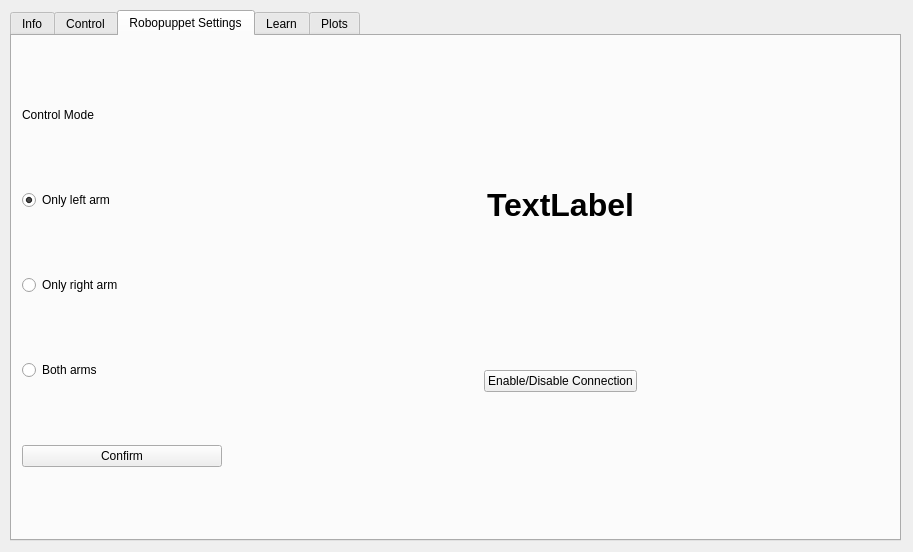
<?xml version="1.0" encoding="UTF-8"?>
<ui version="4.0">
 <class>Dialog</class>
 <widget class="QDialog" name="Dialog">
  <property name="geometry">
   <rect>
    <x>0</x>
    <y>0</y>
    <width>913</width>
    <height>552</height>
   </rect>
  </property>
  <property name="windowTitle">
   <string>Dialog</string>
  </property>
  <widget class="QTabWidget" name="tabWidget">
   <property name="geometry">
    <rect>
     <x>10</x>
     <y>10</y>
     <width>891</width>
     <height>531</height>
    </rect>
   </property>
   <property name="currentIndex">
    <number>2</number>
   </property>
   <widget class="QWidget" name="tab">
    <attribute name="title">
     <string>Info</string>
    </attribute>
    <widget class="QTabWidget" name="tabWidget_2">
     <property name="geometry">
      <rect>
       <x>0</x>
       <y>0</y>
       <width>891</width>
       <height>501</height>
      </rect>
     </property>
     <property name="tabPosition">
      <enum>QTabWidget::West</enum>
     </property>
     <property name="tabShape">
      <enum>QTabWidget::Rounded</enum>
     </property>
     <property name="currentIndex">
      <number>0</number>
     </property>
     <property name="iconSize">
      <size>
       <width>16</width>
       <height>16</height>
      </size>
     </property>
     <property name="tabsClosable">
      <bool>false</bool>
     </property>
     <property name="movable">
      <bool>false</bool>
     </property>
     <property name="tabBarAutoHide">
      <bool>true</bool>
     </property>
     <widget class="QWidget" name="tab_4">
      <attribute name="title">
       <string>Left Arm</string>
      </attribute>
      <widget class="QWidget" name="horizontalLayoutWidget">
       <property name="geometry">
        <rect>
         <x>0</x>
         <y>0</y>
         <width>861</width>
         <height>501</height>
        </rect>
       </property>
       <layout class="QHBoxLayout" name="horizontalLayout">
        <item>
         <layout class="QVBoxLayout" name="verticalLayout">
          <item>
           <widget class="QLabel" name="label_30">
            <property name="text">
             <string>Joint Name</string>
            </property>
           </widget>
          </item>
          <item>
           <widget class="QLabel" name="label_2">
            <property name="text">
             <string>Joint0</string>
            </property>
           </widget>
          </item>
          <item>
           <widget class="QLabel" name="label">
            <property name="text">
             <string>Joint1</string>
            </property>
           </widget>
          </item>
          <item>
           <widget class="QLabel" name="label_4">
            <property name="text">
             <string>Joint2</string>
            </property>
           </widget>
          </item>
          <item>
           <widget class="QLabel" name="label_3">
            <property name="text">
             <string>Joint3</string>
            </property>
           </widget>
          </item>
          <item>
           <widget class="QLabel" name="label_5">
            <property name="text">
             <string>Joint4</string>
            </property>
           </widget>
          </item>
          <item>
           <widget class="QLabel" name="label_7">
            <property name="text">
             <string>Joint5</string>
            </property>
           </widget>
          </item>
          <item>
           <widget class="QLabel" name="label_6">
            <property name="text">
             <string>Joint6</string>
            </property>
           </widget>
          </item>
         </layout>
        </item>
        <item>
         <layout class="QVBoxLayout" name="verticalLayout_3">
          <item>
           <widget class="QLabel" name="label_31">
            <property name="text">
             <string>Angle(radian)</string>
            </property>
           </widget>
          </item>
          <item>
           <widget class="QLabel" name="label_15">
            <property name="text">
             <string>j0a</string>
            </property>
           </widget>
          </item>
          <item>
           <widget class="QLabel" name="label_16">
            <property name="text">
             <string>j1a</string>
            </property>
           </widget>
          </item>
          <item>
           <widget class="QLabel" name="label_17">
            <property name="text">
             <string>j2a</string>
            </property>
           </widget>
          </item>
          <item>
           <widget class="QLabel" name="label_18">
            <property name="text">
             <string>j3a</string>
            </property>
           </widget>
          </item>
          <item>
           <widget class="QLabel" name="label_19">
            <property name="text">
             <string>j4a</string>
            </property>
           </widget>
          </item>
          <item>
           <widget class="QLabel" name="label_20">
            <property name="text">
             <string>j5a</string>
            </property>
           </widget>
          </item>
          <item>
           <widget class="QLabel" name="label_21">
            <property name="text">
             <string>j6a</string>
            </property>
           </widget>
          </item>
         </layout>
        </item>
        <item>
         <layout class="QVBoxLayout" name="verticalLayout_2">
          <item>
           <widget class="QLabel" name="label_32">
            <property name="text">
             <string>Velocity(rad/s)</string>
            </property>
           </widget>
          </item>
          <item>
           <widget class="QLabel" name="label_8">
            <property name="text">
             <string>j0v</string>
            </property>
           </widget>
          </item>
          <item>
           <widget class="QLabel" name="label_9">
            <property name="text">
             <string>j1v</string>
            </property>
           </widget>
          </item>
          <item>
           <widget class="QLabel" name="label_10">
            <property name="text">
             <string>j2v</string>
            </property>
           </widget>
          </item>
          <item>
           <widget class="QLabel" name="label_11">
            <property name="text">
             <string>j3v</string>
            </property>
           </widget>
          </item>
          <item>
           <widget class="QLabel" name="label_12">
            <property name="text">
             <string>j4v</string>
            </property>
           </widget>
          </item>
          <item>
           <widget class="QLabel" name="label_13">
            <property name="text">
             <string>j5v</string>
            </property>
           </widget>
          </item>
          <item>
           <widget class="QLabel" name="label_14">
            <property name="text">
             <string>j6v</string>
            </property>
           </widget>
          </item>
         </layout>
        </item>
        <item>
         <layout class="QVBoxLayout" name="verticalLayout_8">
          <item>
           <widget class="QLabel" name="label_34">
            <property name="text">
             <string>Cartesian Pose</string>
            </property>
           </widget>
          </item>
          <item>
           <widget class="QLabel" name="label_35">
            <property name="text">
             <string>Xpose</string>
            </property>
           </widget>
          </item>
          <item>
           <widget class="QLabel" name="label_36">
            <property name="text">
             <string>Ypose</string>
            </property>
           </widget>
          </item>
          <item>
           <widget class="QLabel" name="label_37">
            <property name="text">
             <string>Zpose</string>
            </property>
           </widget>
          </item>
         </layout>
        </item>
       </layout>
      </widget>
     </widget>
     <widget class="QWidget" name="tab_5">
      <attribute name="title">
       <string>Right Arm</string>
      </attribute>
      <widget class="QWidget" name="horizontalLayoutWidget_2">
       <property name="geometry">
        <rect>
         <x>0</x>
         <y>0</y>
         <width>861</width>
         <height>501</height>
        </rect>
       </property>
       <layout class="QHBoxLayout" name="horizontalLayout_5">
        <item>
         <layout class="QVBoxLayout" name="verticalLayout_9">
          <item>
           <widget class="QLabel" name="label_43">
            <property name="text">
             <string>Joint Name</string>
            </property>
           </widget>
          </item>
          <item>
           <widget class="QLabel" name="label_44">
            <property name="text">
             <string>Joint0</string>
            </property>
           </widget>
          </item>
          <item>
           <widget class="QLabel" name="label_45">
            <property name="text">
             <string>Joint1</string>
            </property>
           </widget>
          </item>
          <item>
           <widget class="QLabel" name="label_46">
            <property name="text">
             <string>Joint2</string>
            </property>
           </widget>
          </item>
          <item>
           <widget class="QLabel" name="label_47">
            <property name="text">
             <string>Joint3</string>
            </property>
           </widget>
          </item>
          <item>
           <widget class="QLabel" name="label_48">
            <property name="text">
             <string>Joint4</string>
            </property>
           </widget>
          </item>
          <item>
           <widget class="QLabel" name="label_49">
            <property name="text">
             <string>Joint5</string>
            </property>
           </widget>
          </item>
          <item>
           <widget class="QLabel" name="label_50">
            <property name="text">
             <string>Joint6</string>
            </property>
           </widget>
          </item>
         </layout>
        </item>
        <item>
         <layout class="QVBoxLayout" name="verticalLayout_10">
          <item>
           <widget class="QLabel" name="label_51">
            <property name="text">
             <string>Angle(radian)</string>
            </property>
           </widget>
          </item>
          <item>
           <widget class="QLabel" name="label_52">
            <property name="text">
             <string>j0a</string>
            </property>
           </widget>
          </item>
          <item>
           <widget class="QLabel" name="label_53">
            <property name="text">
             <string>j1a</string>
            </property>
           </widget>
          </item>
          <item>
           <widget class="QLabel" name="label_54">
            <property name="text">
             <string>j2a</string>
            </property>
           </widget>
          </item>
          <item>
           <widget class="QLabel" name="label_55">
            <property name="text">
             <string>j3a</string>
            </property>
           </widget>
          </item>
          <item>
           <widget class="QLabel" name="label_56">
            <property name="text">
             <string>j4a</string>
            </property>
           </widget>
          </item>
          <item>
           <widget class="QLabel" name="label_57">
            <property name="text">
             <string>j5a</string>
            </property>
           </widget>
          </item>
          <item>
           <widget class="QLabel" name="label_58">
            <property name="text">
             <string>j6a</string>
            </property>
           </widget>
          </item>
         </layout>
        </item>
        <item>
         <layout class="QVBoxLayout" name="verticalLayout_11">
          <item>
           <widget class="QLabel" name="label_59">
            <property name="text">
             <string>Velocity(rad/s)</string>
            </property>
           </widget>
          </item>
          <item>
           <widget class="QLabel" name="label_60">
            <property name="text">
             <string>j0v</string>
            </property>
           </widget>
          </item>
          <item>
           <widget class="QLabel" name="label_61">
            <property name="text">
             <string>j1v</string>
            </property>
           </widget>
          </item>
          <item>
           <widget class="QLabel" name="label_62">
            <property name="text">
             <string>j2v</string>
            </property>
           </widget>
          </item>
          <item>
           <widget class="QLabel" name="label_63">
            <property name="text">
             <string>j3v</string>
            </property>
           </widget>
          </item>
          <item>
           <widget class="QLabel" name="label_64">
            <property name="text">
             <string>j4v</string>
            </property>
           </widget>
          </item>
          <item>
           <widget class="QLabel" name="label_65">
            <property name="text">
             <string>j5v</string>
            </property>
           </widget>
          </item>
          <item>
           <widget class="QLabel" name="label_66">
            <property name="text">
             <string>j6v</string>
            </property>
           </widget>
          </item>
         </layout>
        </item>
        <item>
         <layout class="QVBoxLayout" name="verticalLayout_12">
          <item>
           <widget class="QLabel" name="label_67">
            <property name="text">
             <string>Cartesian Pose</string>
            </property>
           </widget>
          </item>
          <item>
           <widget class="QLabel" name="label_68">
            <property name="text">
             <string>Xpose</string>
            </property>
           </widget>
          </item>
          <item>
           <widget class="QLabel" name="label_69">
            <property name="text">
             <string>Ypose</string>
            </property>
           </widget>
          </item>
          <item>
           <widget class="QLabel" name="label_70">
            <property name="text">
             <string>Zpose</string>
            </property>
           </widget>
          </item>
         </layout>
        </item>
       </layout>
      </widget>
     </widget>
    </widget>
   </widget>
   <widget class="QWidget" name="tab_2">
    <attribute name="title">
     <string>Control</string>
    </attribute>
    <widget class="QWidget" name="verticalLayoutWidget_6">
     <property name="geometry">
      <rect>
       <x>440</x>
       <y>10</y>
       <width>431</width>
       <height>241</height>
      </rect>
     </property>
     <layout class="QVBoxLayout" name="verticalLayout_6">
      <item>
       <widget class="QLabel" name="label_41">
        <property name="text">
         <string>Current Cartesian Position</string>
        </property>
        <property name="alignment">
         <set>Qt::AlignCenter</set>
        </property>
       </widget>
      </item>
      <item>
       <layout class="QHBoxLayout" name="horizontalLayout_4">
        <item>
         <widget class="QLabel" name="label_38">
          <property name="text">
           <string>Xpose</string>
          </property>
         </widget>
        </item>
        <item>
         <widget class="QLabel" name="label_39">
          <property name="text">
           <string>Ypose</string>
          </property>
         </widget>
        </item>
        <item>
         <widget class="QLabel" name="label_40">
          <property name="text">
           <string>Zpose</string>
          </property>
         </widget>
        </item>
       </layout>
      </item>
      <item>
       <widget class="QLabel" name="label_33">
        <property name="text">
         <string>Desire Cartesian Position</string>
        </property>
        <property name="alignment">
         <set>Qt::AlignCenter</set>
        </property>
       </widget>
      </item>
      <item>
       <layout class="QHBoxLayout" name="horizontalLayout_3">
        <item>
         <widget class="QLineEdit" name="lineEdit"/>
        </item>
        <item>
         <widget class="QLineEdit" name="lineEdit_2"/>
        </item>
        <item>
         <widget class="QLineEdit" name="lineEdit_3"/>
        </item>
       </layout>
      </item>
      <item>
       <widget class="QPushButton" name="pushButton">
        <property name="text">
         <string>Go(Currently not availble)</string>
        </property>
       </widget>
      </item>
      <item>
       <widget class="QPushButton" name="pushButton_2">
        <property name="text">
         <string>Home Kinova Arm</string>
        </property>
       </widget>
      </item>
     </layout>
    </widget>
    <widget class="QWidget" name="verticalLayoutWidget">
     <property name="geometry">
      <rect>
       <x>20</x>
       <y>10</y>
       <width>401</width>
       <height>481</height>
      </rect>
     </property>
     <layout class="QVBoxLayout" name="verticalLayout_19">
      <item>
       <widget class="QLabel" name="label_93">
        <property name="sizePolicy">
         <sizepolicy hsizetype="Preferred" vsizetype="MinimumExpanding">
          <horstretch>0</horstretch>
          <verstretch>0</verstretch>
         </sizepolicy>
        </property>
        <property name="maximumSize">
         <size>
          <width>16777215</width>
          <height>20</height>
         </size>
        </property>
        <property name="text">
         <string>Angle Control</string>
        </property>
        <property name="alignment">
         <set>Qt::AlignCenter</set>
        </property>
       </widget>
      </item>
      <item>
       <layout class="QHBoxLayout" name="horizontalLayout_8">
        <item>
         <layout class="QVBoxLayout" name="verticalLayout_7">
          <item>
           <widget class="QLabel" name="label_28">
            <property name="maximumSize">
             <size>
              <width>16777215</width>
              <height>20</height>
             </size>
            </property>
            <property name="autoFillBackground">
             <bool>false</bool>
            </property>
            <property name="text">
             <string>Left Arm</string>
            </property>
            <property name="scaledContents">
             <bool>false</bool>
            </property>
            <property name="alignment">
             <set>Qt::AlignCenter</set>
            </property>
           </widget>
          </item>
          <item>
           <layout class="QHBoxLayout" name="horizontalLayout_2">
            <item>
             <layout class="QVBoxLayout" name="verticalLayout_4">
              <item>
               <widget class="QLabel" name="label_23">
                <property name="text">
                 <string>Joint0</string>
                </property>
               </widget>
              </item>
              <item>
               <widget class="QLabel" name="label_25">
                <property name="text">
                 <string>Joint1</string>
                </property>
               </widget>
              </item>
              <item>
               <widget class="QLabel" name="label_26">
                <property name="text">
                 <string>Joint2</string>
                </property>
               </widget>
              </item>
              <item>
               <widget class="QLabel" name="label_29">
                <property name="text">
                 <string>Joint3</string>
                </property>
               </widget>
              </item>
              <item>
               <widget class="QLabel" name="label_27">
                <property name="text">
                 <string>Joint4</string>
                </property>
               </widget>
              </item>
              <item>
               <widget class="QLabel" name="label_24">
                <property name="text">
                 <string>Joint5</string>
                </property>
               </widget>
              </item>
              <item>
               <widget class="QLabel" name="label_22">
                <property name="text">
                 <string>Joint6</string>
                </property>
               </widget>
              </item>
             </layout>
            </item>
            <item>
             <layout class="QVBoxLayout" name="verticalLayout_5">
              <item>
               <widget class="QLineEdit" name="lineEdit_4"/>
              </item>
              <item>
               <widget class="QLineEdit" name="lineEdit_5"/>
              </item>
              <item>
               <widget class="QLineEdit" name="lineEdit_6"/>
              </item>
              <item>
               <widget class="QLineEdit" name="lineEdit_7"/>
              </item>
              <item>
               <widget class="QLineEdit" name="lineEdit_8"/>
              </item>
              <item>
               <widget class="QLineEdit" name="lineEdit_9"/>
              </item>
              <item>
               <widget class="QLineEdit" name="lineEdit_10"/>
              </item>
             </layout>
            </item>
           </layout>
          </item>
         </layout>
        </item>
        <item>
         <layout class="QVBoxLayout" name="verticalLayout_16">
          <item>
           <widget class="QLabel" name="label_85">
            <property name="maximumSize">
             <size>
              <width>16777215</width>
              <height>20</height>
             </size>
            </property>
            <property name="autoFillBackground">
             <bool>false</bool>
            </property>
            <property name="text">
             <string>Right Arm</string>
            </property>
            <property name="scaledContents">
             <bool>false</bool>
            </property>
            <property name="alignment">
             <set>Qt::AlignCenter</set>
            </property>
           </widget>
          </item>
          <item>
           <layout class="QHBoxLayout" name="horizontalLayout_7">
            <item>
             <layout class="QVBoxLayout" name="verticalLayout_17">
              <item>
               <widget class="QLabel" name="label_86">
                <property name="text">
                 <string>Joint0</string>
                </property>
               </widget>
              </item>
              <item>
               <widget class="QLabel" name="label_87">
                <property name="text">
                 <string>Joint1</string>
                </property>
               </widget>
              </item>
              <item>
               <widget class="QLabel" name="label_88">
                <property name="text">
                 <string>Joint2</string>
                </property>
               </widget>
              </item>
              <item>
               <widget class="QLabel" name="label_89">
                <property name="text">
                 <string>Joint3</string>
                </property>
               </widget>
              </item>
              <item>
               <widget class="QLabel" name="label_90">
                <property name="text">
                 <string>Joint4</string>
                </property>
               </widget>
              </item>
              <item>
               <widget class="QLabel" name="label_91">
                <property name="text">
                 <string>Joint5</string>
                </property>
               </widget>
              </item>
              <item>
               <widget class="QLabel" name="label_92">
                <property name="text">
                 <string>Joint6</string>
                </property>
               </widget>
              </item>
             </layout>
            </item>
            <item>
             <layout class="QVBoxLayout" name="verticalLayout_18">
              <item>
               <widget class="QLineEdit" name="lineEdit_11"/>
              </item>
              <item>
               <widget class="QLineEdit" name="lineEdit_12"/>
              </item>
              <item>
               <widget class="QLineEdit" name="lineEdit_13"/>
              </item>
              <item>
               <widget class="QLineEdit" name="lineEdit_14"/>
              </item>
              <item>
               <widget class="QLineEdit" name="lineEdit_15"/>
              </item>
              <item>
               <widget class="QLineEdit" name="lineEdit_16"/>
              </item>
              <item>
               <widget class="QLineEdit" name="lineEdit_17"/>
              </item>
             </layout>
            </item>
           </layout>
          </item>
         </layout>
        </item>
       </layout>
      </item>
      <item>
       <widget class="QPushButton" name="refreshButton">
        <property name="text">
         <string>Get Current Angle</string>
        </property>
       </widget>
      </item>
      <item>
       <widget class="QPushButton" name="setAngleButton">
        <property name="text">
         <string>Set Angle</string>
        </property>
       </widget>
      </item>
     </layout>
    </widget>
    <widget class="QWidget" name="verticalLayoutWidget_2">
     <property name="geometry">
      <rect>
       <x>490</x>
       <y>280</y>
       <width>351</width>
       <height>201</height>
      </rect>
     </property>
     <layout class="QVBoxLayout" name="verticalLayout_20">
      <item>
       <widget class="QLabel" name="label_94">
        <property name="maximumSize">
         <size>
          <width>16777215</width>
          <height>20</height>
         </size>
        </property>
        <property name="text">
         <string>Gripper Control</string>
        </property>
        <property name="alignment">
         <set>Qt::AlignCenter</set>
        </property>
       </widget>
      </item>
      <item>
       <layout class="QVBoxLayout" name="verticalLayout_21">
        <item>
         <layout class="QHBoxLayout" name="horizontalLayout_9">
          <item>
           <widget class="QLabel" name="label_95">
            <property name="text">
             <string> Left  </string>
            </property>
           </widget>
          </item>
          <item>
           <widget class="QSlider" name="leftGripperSlider">
            <property name="maximum">
             <number>10</number>
            </property>
            <property name="pageStep">
             <number>2</number>
            </property>
            <property name="orientation">
             <enum>Qt::Horizontal</enum>
            </property>
           </widget>
          </item>
         </layout>
        </item>
        <item>
         <layout class="QHBoxLayout" name="horizontalLayout_10">
          <item>
           <widget class="QLabel" name="label_96">
            <property name="text">
             <string> Right </string>
            </property>
           </widget>
          </item>
          <item>
           <widget class="QSlider" name="rightGripperSlider">
            <property name="maximum">
             <number>10</number>
            </property>
            <property name="pageStep">
             <number>2</number>
            </property>
            <property name="orientation">
             <enum>Qt::Horizontal</enum>
            </property>
           </widget>
          </item>
         </layout>
        </item>
       </layout>
      </item>
     </layout>
    </widget>
   </widget>
   <widget class="QWidget" name="tab_6">
    <attribute name="title">
     <string>Robopuppet Settings</string>
    </attribute>
    <widget class="QWidget" name="horizontalLayoutWidget_3">
     <property name="geometry">
      <rect>
       <x>10</x>
       <y>10</y>
       <width>871</width>
       <height>481</height>
      </rect>
     </property>
     <layout class="QHBoxLayout" name="horizontalLayout_6">
      <item>
       <layout class="QVBoxLayout" name="verticalLayout_13">
        <item>
         <widget class="QLabel" name="label_71">
          <property name="maximumSize">
           <size>
            <width>16777215</width>
            <height>20</height>
           </size>
          </property>
          <property name="text">
           <string>Control Mode</string>
          </property>
         </widget>
        </item>
        <item>
         <widget class="QRadioButton" name="radioButton">
          <property name="text">
           <string>Only left arm</string>
          </property>
          <property name="checked">
           <bool>true</bool>
          </property>
         </widget>
        </item>
        <item>
         <widget class="QRadioButton" name="radioButton_2">
          <property name="text">
           <string>Only right arm</string>
          </property>
         </widget>
        </item>
        <item>
         <widget class="QRadioButton" name="radioButton_3">
          <property name="text">
           <string>Both arms</string>
          </property>
         </widget>
        </item>
        <item>
         <widget class="QPushButton" name="setRPButton">
          <property name="maximumSize">
           <size>
            <width>200</width>
            <height>16777215</height>
           </size>
          </property>
          <property name="text">
           <string>Confirm</string>
          </property>
         </widget>
        </item>
       </layout>
      </item>
      <item>
       <layout class="QVBoxLayout" name="verticalLayout_14">
        <item>
         <widget class="QLabel" name="label_72">
          <property name="maximumSize">
           <size>
            <width>16777215</width>
            <height>50</height>
           </size>
          </property>
          <property name="font">
           <font>
            <pointsize>24</pointsize>
            <weight>75</weight>
            <bold>true</bold>
           </font>
          </property>
          <property name="text">
           <string>TextLabel</string>
          </property>
          <property name="alignment">
           <set>Qt::AlignCenter</set>
          </property>
         </widget>
        </item>
        <item alignment="Qt::AlignHCenter">
         <widget class="QPushButton" name="connectRPButton">
          <property name="sizePolicy">
           <sizepolicy hsizetype="Preferred" vsizetype="Fixed">
            <horstretch>0</horstretch>
            <verstretch>0</verstretch>
           </sizepolicy>
          </property>
          <property name="maximumSize">
           <size>
            <width>200</width>
            <height>16777215</height>
           </size>
          </property>
          <property name="autoFillBackground">
           <bool>false</bool>
          </property>
          <property name="text">
           <string>Enable/Disable Connection</string>
          </property>
          <property name="checkable">
           <bool>false</bool>
          </property>
         </widget>
        </item>
       </layout>
      </item>
     </layout>
    </widget>
   </widget>
   <widget class="QWidget" name="tab_3">
    <attribute name="title">
     <string>Learn</string>
    </attribute>
    <widget class="QPushButton" name="playButton">
     <property name="geometry">
      <rect>
       <x>420</x>
       <y>60</y>
       <width>101</width>
       <height>91</height>
      </rect>
     </property>
     <property name="text">
      <string>Play</string>
     </property>
    </widget>
    <widget class="QPushButton" name="recordButton">
     <property name="geometry">
      <rect>
       <x>90</x>
       <y>60</y>
       <width>101</width>
       <height>91</height>
      </rect>
     </property>
     <property name="text">
      <string>Record</string>
     </property>
    </widget>
    <widget class="QPushButton" name="stopButton">
     <property name="geometry">
      <rect>
       <x>250</x>
       <y>270</y>
       <width>101</width>
       <height>91</height>
      </rect>
     </property>
     <property name="text">
      <string>Stop</string>
     </property>
    </widget>
    <widget class="QLabel" name="label_42">
     <property name="geometry">
      <rect>
       <x>200</x>
       <y>170</y>
       <width>221</width>
       <height>71</height>
      </rect>
     </property>
     <property name="text">
      <string>I will make this nicer --- Jack</string>
     </property>
    </widget>
   </widget>
   <widget class="QWidget" name="tab_7">
    <attribute name="title">
     <string>Plots</string>
    </attribute>
   </widget>
  </widget>
 </widget>
 <resources/>
 <connections/>
</ui>
